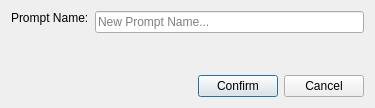
<?xml version="1.0" encoding="UTF-8"?>
<ui version="4.0">
    <class>new_entry_dialog</class>
    <widget class="QDialog" name="new_entry_dialog">
        <property name="windowModality">
            <enum>Qt::WindowModality::ApplicationModal</enum>
        </property>
        <property name="geometry">
            <rect>
                <x>0</x>
                <y>0</y>
                <width>375</width>
                <height>108</height>
            </rect>
        </property>
        <property name="windowTitle">
            <string>NewEntryDialog</string>
        </property>
        <property name="modal">
            <bool>true</bool>
        </property>
        <layout class="QFormLayout" name="formLayout">
            <item row="0" column="0">
                <widget class="QLabel" name="label">
                    <property name="sizePolicy">
                        <sizepolicy hsizetype="Maximum" vsizetype="Maximum">
                            <horstretch>0</horstretch>
                            <verstretch>0</verstretch>
                        </sizepolicy>
                    </property>
                    <property name="text">
                        <string>Prompt Name:</string>
                    </property>
                </widget>
            </item>
            <item row="0" column="1">
                <widget class="QLineEdit" name="promptNameLineEdit">
                    <property name="placeholderText">
                        <string>New Prompt Name...</string>
                    </property>
                </widget>
            </item>
            <item row="1" column="1">
                <spacer name="verticalSpacer">
                    <property name="orientation">
                        <enum>Qt::Orientation::Vertical</enum>
                    </property>
                    <property name="sizeHint" stdset="0">
                        <size>
                            <width>20</width>
                            <height>40</height>
                        </size>
                    </property>
                </spacer>
            </item>
            <item row="2" column="1">
                <layout class="QHBoxLayout" name="horizontalLayout">
                    <item>
                        <spacer name="horizontalSpacer">
                            <property name="orientation">
                                <enum>Qt::Orientation::Horizontal</enum>
                            </property>
                            <property name="sizeHint" stdset="0">
                                <size>
                                    <width>40</width>
                                    <height>20</height>
                                </size>
                            </property>
                        </spacer>
                    </item>
                    <item>
                        <widget class="QPushButton" name="confirmButton">
                            <property name="sizePolicy">
                                <sizepolicy hsizetype="Maximum" vsizetype="Fixed">
                                    <horstretch>0</horstretch>
                                    <verstretch>0</verstretch>
                                </sizepolicy>
                            </property>
                            <property name="text">
                                <string>Confirm</string>
                            </property>
                            <property name="default">
                                <bool>false</bool>
                            </property>
                        </widget>
                    </item>
                    <item>
                        <widget class="QPushButton" name="cancelButton">
                            <property name="sizePolicy">
                                <sizepolicy hsizetype="Maximum" vsizetype="Fixed">
                                    <horstretch>0</horstretch>
                                    <verstretch>0</verstretch>
                                </sizepolicy>
                            </property>
                            <property name="text">
                                <string>Cancel</string>
                            </property>
                        </widget>
                    </item>
                </layout>
            </item>
        </layout>
    </widget>
    <resources/>
    <connections/>
</ui>
